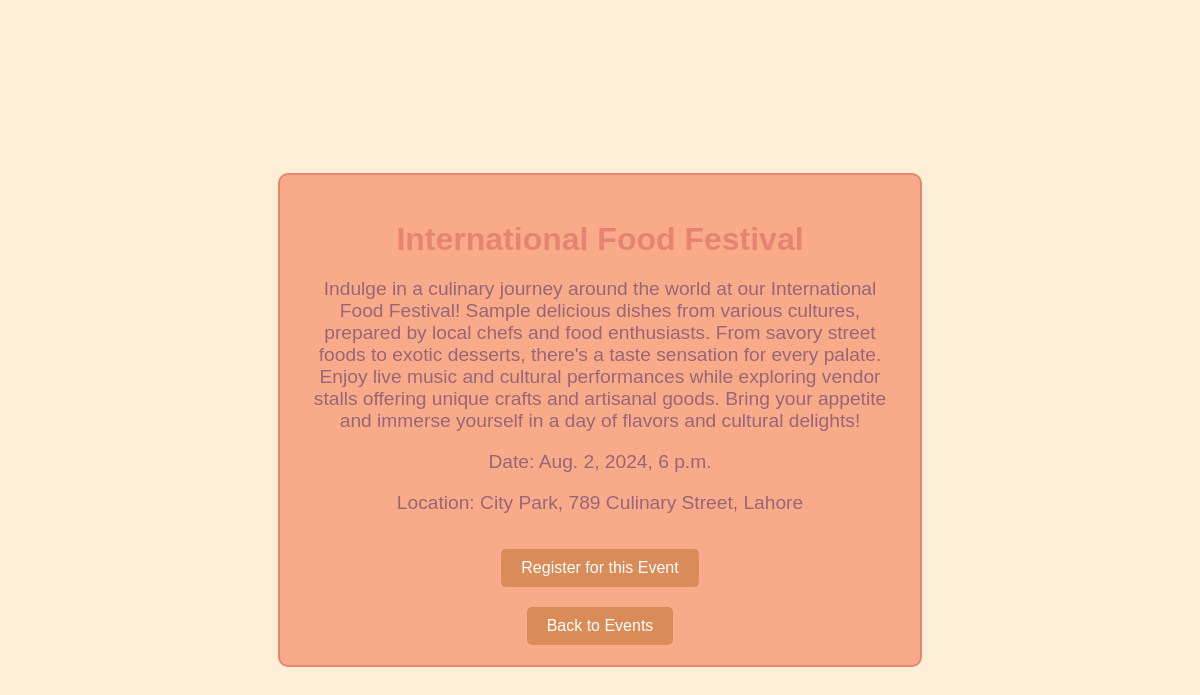
/events/3/ (signed in), run on the app's committed database.
### events/models.py (models this page shows, shortened)
class Event(models.Model):
    title = models.CharField(max_length=200)
    description = models.TextField()
    date = models.DateTimeField()
    location = models.CharField(max_length=200)

### events/views.py (the view)
# urls.py: path('events/<int:event_id>/', event_views.event_detail, name='event_detail'),
@login_required
def event_detail(request, event_id):
    event = get_object_or_404(Event, pk=event_id)
    return render(request, 'event_detail.html', {'event': event})

### events/templates/event_detail.html (shortened to what this page needs)
<!DOCTYPE html>
<html lang="en">
<head>
</head>
<body>
    <div class="event-details">
        <h2>{{ event.title }}</h2>
        <p>{{ event.description }}</p>
        <p>Date: {{ event.date }}</p>
        <p>Location: {{ event.location }}</p>
        <a href="{% url 'event_register' event.id %}">Register for this Event</a>
        <br>
        <a href="{% url 'event_list' %}">Back to Events</a>
    </div>
</body>
</html>

### events/templates/event_detail.html (style rules this page uses)
body { font-family: Arial, sans-serif; background-color: #ffefd7; color: #976678; margin: 0; padding: 20px; display: flex; justify-content: center; align-items: center; min-height: 100vh; }
.event-details { background-color: #f9ab89; border: 2px solid #e68472; border-radius: 10px; padding: 20px; max-width: 600px; margin: auto; text-align: center; }
h2 { font-size: 2em; margin-bottom: 10px; color: #e68472; }
p { font-size: 1.2em; margin-bottom: 15px; }
a { display: inline-block; padding: 10px 20px; margin-top: 20px; background-color: #d98b58; color: white; text-decoration: none; border-radius: 5px; transition: background-color 0.3s ease; }

### data on the page
Event: title "International Food Festival", description "Indulge in a culinary journey around the world at our International Food Festival! Sample delicious dishes from various cultures, prepared by local chefs and food enthusiasts. From savory street foods to exotic desserts, there's a taste sensation for every palate. Enjoy live music and cultural performances while exploring vendor stalls offering unique crafts and artisanal goods. Bring your appetite and immerse yourself in a day of flavors and cultural delights!", date "Aug. 2, 2024, 6 p.m.", location "City Park, 789 Culinary Street, Lahore"
